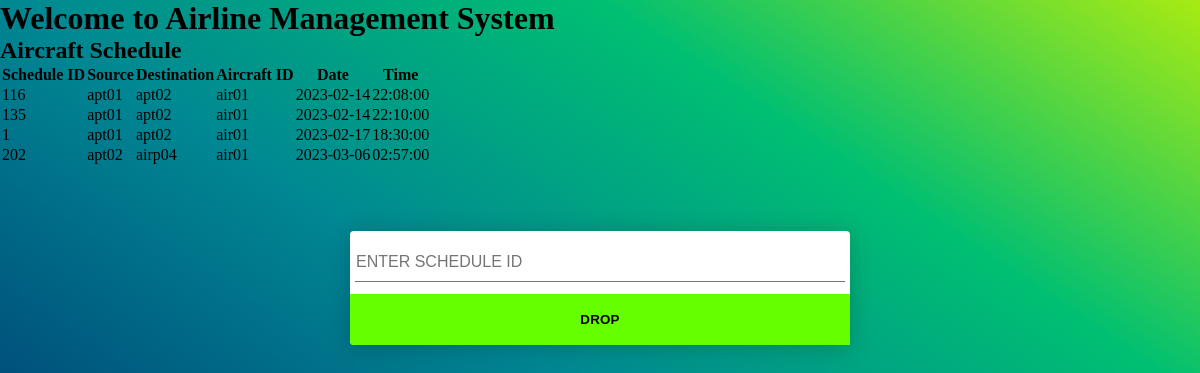
The page /admin/del_schedule (signed in) on the database its author committed.
### tables this page shows
CREATE TABLE `schedule` (
  `schedule_id` int(11) NOT NULL,
  `source` varchar(10) NOT NULL,
  `destination` varchar(10) NOT NULL,
  `aircraft_id` varchar(10) NOT NULL,
  `date` date NOT NULL,
  `time` time NOT NULL
);

### admin/del_schedule/index.php (the view, shortened to what this page needs)
<?php
    include "../../db_connect.php";
?>
<!DOCTYPE html>
<html>
    <head>
    </head>
    <link rel="stylesheet" href="index.css">
    <body>
        <div class="data">
            <h1 class="welcome">Welcome to Airline Management System </h1>
            <h2>Aircraft Schedule</h2>
            <table>
                <thead>
                    <tr>
                        <th>Schedule ID</th>
                        <th>Source</th>
                        <th>Destination</th>
                        <th>Aircraft ID</th>
                        <th>Date</th>
                        <th>Time</th>
                    </tr>
                </thead>
                <?php
                    $sql="Select * from schedule order by date;";
                    $result=mysqli_query($conn,$sql);
                    if(mysqli_num_rows($result) > 0)
                    {
                        while($row = mysqli_fetch_array($result))
                        {
                            echo "<tr>" .
                            "<td>" . $row["schedule_id"]. "</td>".
                            "<td>" . $row["source"]. "</td>".
                            "<td>" . $row["destination"]. "</td>".
                            "<td>" . $row["aircraft_id"]. "</td>".
                            "<td>" . $row["date"]. "</td>".
                            "<td>" . $row["time"]. "</td>".
                            "</tr>";
                        }
                    }
                ?>
            </table>
        </div>
        <div class="login-form">
        <form action="del_scd.php">
            <div class="input-field">
              <input type="text" id="schedule_id" name="schedule_id" placeholder="Enter Schedule ID" autocomplete="nope">
            </div>
          <div class="action">
            <button><b>Drop</b></button>
          </div>
        </form>
      </div>
    </body>
</html>

### admin/index.css (style rules this page uses)
body { background-image: linear-gradient(to right top, #051937, #004d7a, #008793, #00bf72, #a8eb12); background-attachment:fixed; }
* { margin: 0; padding: 0; box-sizing: border-box; -webkit-font-smoothing: antialiased; }
.login-form { background: #fff; width: 500px; margin: 65px auto; display: -webkit-box; display: flex; -webkit-box-orient: vertical; -webkit-box-direction: normal; flex-direction: column; border-radius: 4px; box-shadow: 0 2px 25px rgba(0, 0, 0, 0.2); }
.login-form .input-field { padding: 12px 5px; }
.login-form .input-field input { font-size: 16px; display: block; font-family: 'Rubik', sans-serif; width: 100%; padding: 10px 1px; border: 0; border-bottom: 1px solid #747474; outline: none; -webkit-transition: all .2s; transition: all .2s; }
.login-form .input-field input::placeholder { text-transform: uppercase; }
.login-form .action { display: -webkit-box; display: flex; -webkit-box-orient: horizontal; -webkit-box-direction: normal; flex-direction: row; }
.login-form .action button { width: 100%; border: none; padding: 18px; font-family: 'Rubik', sans-serif; cursor: pointer; text-transform: uppercase; background: #66FF00; color: black; border-bottom-left-radius: 4px; border-bottom-right-radius: 0; letter-spacing: 0.2px; outline: 0; -webkit-transition: all .3s; transition: all .3s; }

### rows shown on the page
schedule: schedule_id "116", source "apt01", destination "apt02", aircraft "air01", date "2023-02-14", time "22:08:00"
schedule: schedule_id "135", source "apt01", destination "apt02", aircraft "air01", date "2023-02-14", time "22:10:00"
schedule: schedule_id "1", source "apt01", destination "apt02", aircraft "air01", date "2023-02-17", time "18:30:00"
schedule: schedule_id "202", source "apt02", destination "airp04", aircraft "air01", date "2023-03-06", time "02:57:00"
